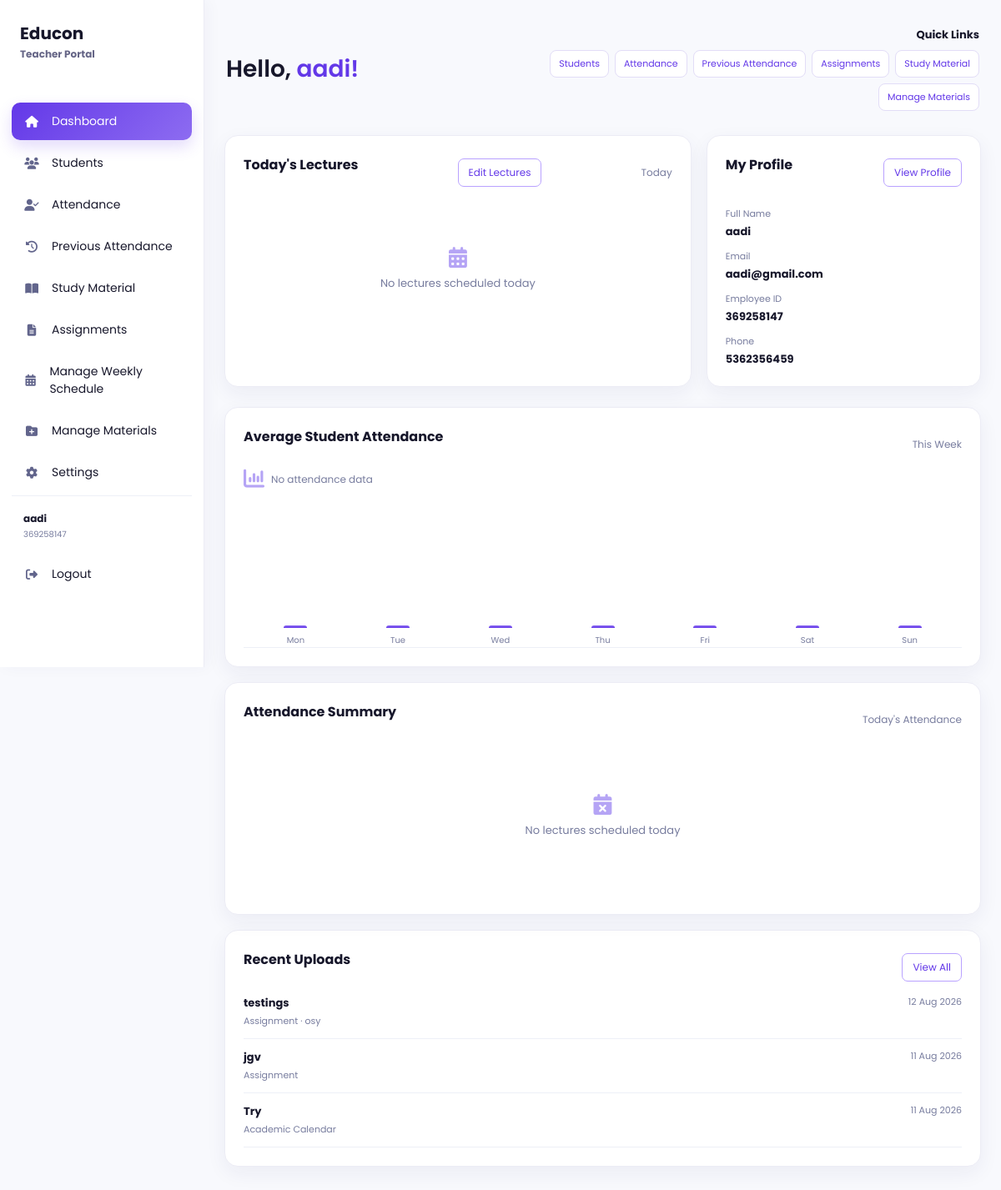
Before: /teacher (signed in) with the older database file.
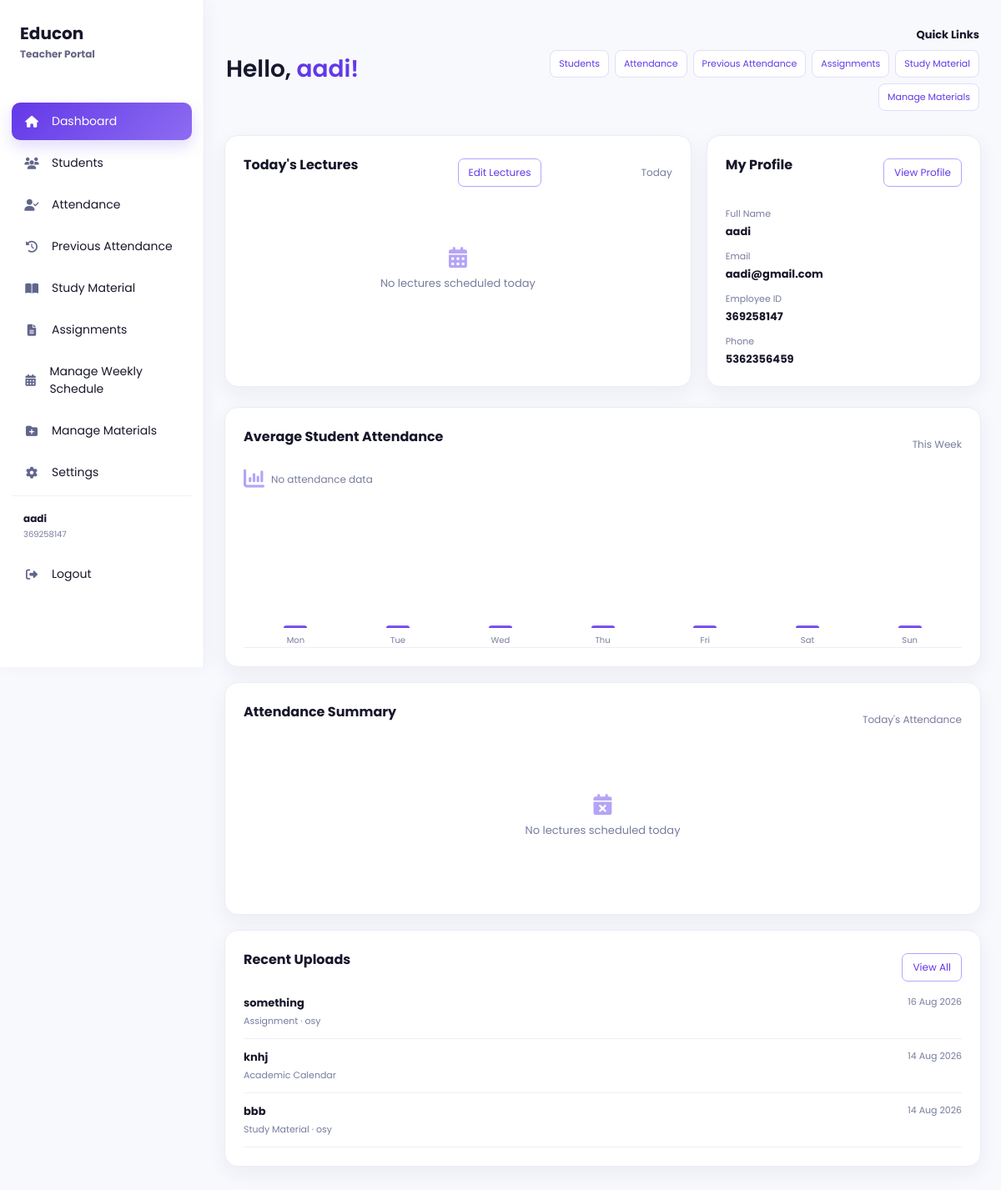
After: the same page with the newer database file.
### models/user.py (models this page shows, shortened)
class User(UserMixin, db.Model):
    __tablename__ = "users"
    id = db.Column(
        db.Integer,
        primary_key=True
    )
    full_name = db.Column(
        db.String(100),
        nullable=False
    )
    enrollment_no = db.Column(
        db.String(50),
        unique=True,
        nullable=True
    )
    employee_id = db.Column(
        db.String(50),
        unique=True,
        nullable=True
    )
    parent_id = db.Column(
        db.String(50),
        unique=True,
        nullable=True
    )
    admin_id = db.Column(
        db.String(50),
        unique=True,
        nullable=True
    )
    email = db.Column(
        db.String(120),
        unique=True,
        nullable=True
    )
    phone = db.Column(
        db.String(20),
        nullable=True
    )
    password = db.Column(
        db.String(200),
        nullable=False
    )
    role = db.Column(
        db.String(20),
        nullable=False
    )
    theme = db.Column(db.String(20), nullable=False, default="light", server_default="light")
    notifications_enabled = db.Column(db.Boolean, nullable=False, default=True, server_default="1")
    accent_color = db.Column(db.String(20), nullable=False, default="purple", server_default="purple")

### models/academic_material.py (models this page shows)
class AcademicMaterial(db.Model):
    __tablename__ = "academic_materials"
    id = db.Column(db.Integer, primary_key=True)
    teacher_user_id = db.Column(
        db.Integer,
        db.ForeignKey("users.id"),
        nullable=False,
        index=True,
    )
    material_type = db.Column(db.String(30), nullable=False, index=True)
    department = db.Column(db.String(50), nullable=False, index=True)
    subject = db.Column(db.String(100), nullable=True, index=True)
    title = db.Column(db.String(150), nullable=False)
    description = db.Column(db.Text, nullable=True)
    original_filename = db.Column(db.String(255), nullable=True)
    stored_filename = db.Column(db.String(255), nullable=True, unique=True)
    uploaded_at = db.Column(db.DateTime, default=datetime.utcnow, nullable=False)
    teacher = db.relationship("User", foreign_keys=[teacher_user_id])

### app.py (the view, shortened to what this page needs)
@app.route("/teacher", methods=["GET", "POST"])
def teacher():
    user, teacher_profile = get_current_teacher_profile()
    if not user:
        flash("Access denied!")
        return redirect(
            url_for("login")
        )
    today = datetime.today()
    assigned_subject_ids = {
        assignment.subject_id
        for assignment in TeacherSubjectAssignment.query.filter_by(
            teacher_user_id=user.id
        ).all()
    }
    today_lectures = WeeklySchedule.query.filter_by(
        student_user_id=user.id,
        teacher=user.full_name,
        day_of_week=today.weekday(),
    ).order_by(WeeklySchedule.start_time).all()
    lecture_keys = {
        (lecture.subject.strip().casefold(), lecture.start_time, lecture.end_time)
        for lecture in today_lectures
        if lecture.subject and lecture.start_time and lecture.end_time
    }
    today_records = Attendance.query.filter_by(
        teacher_user_id=user.id, date=today.date()
    ).all()
    session_records = {}
    for record in today_records:
        subject_name = record.subject.name if record.subject else ""
        key = (subject_name.strip().casefold(), record.start_time, record.end_time)
        if key in lecture_keys:
            session_records.setdefault(key, []).append(record)
    marked_count = len(session_records)
    attendance_percentages = [
        (sum(record.status == "Present" for record in records) / len(records)) * 100
        for records in session_records.values() if records
    ]
    attendance_summary = {
        "today_lectures": len(today_lectures),
        "attendance_marked": marked_count,
        "pending": max(len(today_lectures) - marked_count, 0),
        "average_present": round(sum(attendance_percentages) / len(attendance_percentages)) if attendance_percentages else None,
        "lectures": [
            {
                "subject": lecture.subject,
                "start_time": lecture.start_time,
                "end_time": lecture.end_time,
                "percentage": (
                    round(
                        sum(record.status == "Present" for record in session_records.get(
                            (lecture.subject.strip().casefold(), lecture.start_time, lecture.end_time), []
                        ))
                        / len(session_records.get(
                            (lecture.subject.strip().casefold(), lecture.start_time, lecture.end_time), []
                        )) * 100
                    )
                    if session_records.get((lecture.subject.strip().casefold(), lecture.start_time, lecture.end_time))
                    else None
                ),
            }
            for lecture in today_lectures
        ],
    }
    week_start = today.date() - timedelta(days=today.weekday())
    week_records = Attendance.query.filter(
        Attendance.teacher_user_id == user.id,
        Attendance.subject_id.in_(assigned_subject_ids) if assigned_subject_ids else Attendance.id == -1,
        Attendance.date >= week_start,
        Attendance.date <= today.date(),
    ).order_by(Attendance.id.desc()).all()
    unique_week_records = []
    seen_records = set()
    for record in week_records:
        key = (record.student_user_id, record.subject_id, record.date, record.start_time, record.end_time)
        if key not in seen_records:
            seen_records.add(key)
            unique_week_records.append(record)
    daily_records = {}
    for record in unique_week_records:
        daily_records.setdefault(record.date, []).append(record)
    attendance_analytics = []
    for day_offset in range(7):
        day = week_start + timedelta(days=day_offset)
        records = daily_records.get(day, [])
        attendance_analytics.append({
            "label": day.strftime("%a"),
            "percentage": round(sum(r.status == "Present" for r in records) / len(records) * 100, 1) if records else 0,
        })
    total_week_records = len(unique_week_records)
    week_present = sum(record.status == "Present" for record in unique_week_records)
    average_week_attendance = round(week_present / total_week_records * 100, 1) if total_week_records else None
    return render_template(
        "teacher.html",
        current_user=user,
        teacher_profile=teacher_profile,
        attendance_analytics=attendance_analytics,
        average_week_attendance=average_week_attendance,
        attendance_summary=attendance_summary,
        today_lectures=today_lectures,
        recent_uploads=AcademicMaterial.query.filter_by(
            teacher_user_id=user.id
        ).order_by(AcademicMaterial.uploaded_at.desc()).limit(5).all(),
    )

### app.py (called while the page is built)
@login_manager.user_loader
def load_user(user_id):
    try:
        return db.session.get(User, int(user_id))
    except (TypeError, ValueError):
        return None

@app.before_request
def restore_application_session():
    if current_user.is_authenticated:
        session["user_id"] = current_user.id
        session["role"] = current_user.role

def get_current_teacher_profile():
    user = get_current_user_for_role("Teacher")
    if not user:
        return None, None
    teacher_profile = Teacher.query.filter_by(user_id=user.id).first()
    if not teacher_profile:
        teacher_profile = Teacher(user_id=user.id)
        db.session.add(teacher_profile)
        db.session.commit()
    return user, teacher_profile

def get_current_user_for_role(role):
    if session.get("role") != role or "user_id" not in session:
        return None
    user = db.session.get(User, session["user_id"])
    if not user or user.role != role:
        session.clear()
        return None
    return user

### templates/teacher.html (shortened to what this page needs)
<!DOCTYPE html><html lang="en"><head><link rel="stylesheet" href="{{ url_for('static', filename='css/teacher.css') }}"><link rel="stylesheet" href="{{ url_for('static', filename='css/palette.css') }}"><link rel="stylesheet" href="https://cdnjs.cloudflare.com/ajax/libs/font-awesome/6.6.0/css/all.min.css"></head>
<body class="teacher-dashboard-page theme-{{ current_user.theme or 'light' }} accent-{{ current_user.accent_color or 'purple' }}"><div class="sidebar"><div class="logo"><h2>Educon</h2><small>Teacher Portal</small></div><ul><li class="active" onclick="window.location.href='{{ url_for('teacher') }}'"><i class="fa-solid fa-house"></i><span>Dashboard</span></li><li onclick="window.location.href='{{ url_for('teacher_students') }}'"><i class="fa-solid fa-users"></i><span>Students</span></li><li onclick="window.location.href='{{ url_for('teacher_attendance') }}'"><i class="fa-solid fa-user-check"></i><span>Attendance</span></li><li onclick="window.location.href='{{ url_for('teacher_materials') }}'"><i class="fa-solid fa-book-open"></i><span>Study Material</span></li><li onclick="window.location.href='{{ url_for('teacher_assignments') }}'"><i class="fa-solid fa-file-lines"></i><span>Assignments</span></li><li onclick="window.location.href='{{ url_for('manage_materials') }}'"><i class="fa-solid fa-folder-plus"></i><span>Manage Materials</span></li><li class="sidebar-profile" onclick="window.location.href='{{ url_for('teacher_profile') }}'"><div class="sidebar-profile-details"><strong>{{ current_user.full_name }}</strong><small>{{ current_user.employee_id or 'Employee ID unavailable' }}</small></div></li><li onclick="window.location.href='{{ url_for('logout') }}'"><i class="fa-solid fa-right-from-bracket"></i><span>Logout</span></li></ul></div>
<main class="main"><div class="topbar"><div class="teacher-greeting"><h1>Hello, <span>{{ current_user.full_name }}!</span></h1></div><div class="teacher-quick-links"><strong>Quick Links</strong><div><a href="{{ url_for('teacher_students') }}">Students</a><a href="{{ url_for('teacher_attendance') }}">Attendance</a><a href="{{ url_for('teacher_previous_attendance') }}">Previous Attendance</a><a href="{{ url_for('teacher_assignments') }}">Assignments</a><a href="{{ url_for('teacher_materials') }}">Study Material</a><a href="{{ url_for('manage_materials') }}">Manage Materials</a></div></div></div>
<div class="teacher-top-grid"><section class="box teacher-lectures"><div class="section-heading"><h3>Today's Lectures</h3><span>{{ ['Monday','Tuesday','Wednesday','Thursday','Friday','Saturday','Sunday'][today_lectures[0].day_of_week] if today_lectures else 'Today' }}</span></div>{% if today_lectures %}<div class="teacher-lecture-list">{% for lecture in today_lectures %}<div class="teacher-lecture-item"><strong>{{ lecture.start_time }} – {{ lecture.end_time }}</strong><span>{{ lecture.subject }}</span><small>{{ teacher_profile.department if teacher_profile and teacher_profile.department else 'Department not available' }}{% if lecture.room %} · {{ lecture.room }}{% endif %}</small></div>{% endfor %}</div>{% else %}<div class="teacher-analytics-empty"><i class="fa-solid fa-calendar-days"></i><p>No lectures scheduled today</p></div>{% endif %}</section><section class="box teacher-profile-summary"><div class="section-heading"><h3>My Profile</h3><a class="profile-button" href="{{ url_for('teacher_profile') }}">View Profile</a></div><div class="teacher-profile-summary-details"><div><small>Full Name</small><strong>{{ current_user.full_name }}</strong></div><div><small>Email</small><strong>{{ current_user.email or 'Not available' }}</strong></div><div><small>Department</small><strong>{{ teacher_profile.department if teacher_profile and teacher_profile.department else 'Not available' }}</strong></div><div><small>Employee ID</small><strong>{{ current_user.employee_id or 'Not available' }}</strong></div><div><small>Phone</small><strong>{{ current_user.phone or 'Not available' }}</strong></div></div></section></div>
<section class="box teacher-attendance-chart teacher-attendance-full"><div class="section-heading"><h3>Average Student Attendance</h3><span>This Week</span></div>{% if average_week_attendance is not none %}<div class="teacher-attendance-average-value"><strong>{{ average_week_attendance }}%</strong><small>Average students present</small></div>{% else %}<div class="teacher-analytics-empty teacher-analytics-inline-empty"><i class="fa-solid fa-chart-column"></i><p>No attendance data</p></div>{% endif %}<div class="teacher-chart">{% for point in attendance_analytics %}<div class="teacher-chart-column"><span style="height: {{ point.percentage }}%" title="{{ point.label }}: {{ point.percentage }}%"></span><small>{{ point.label }}</small></div>{% endfor %}</div></section>
<section class="teacher-lower-grid"><div class="box teacher-attendance-summary"><div class="section-heading"><h3>Attendance Summary</h3><span>Today's Attendance</span></div>{% if attendance_summary.lectures %}<div class="teacher-daily-attendance-list">{% for lecture in attendance_summary.lectures %}<div class="teacher-daily-attendance-item"><div><strong>{{ lecture.subject }}</strong><small>{{ lecture.start_time }} - {{ lecture.end_time }}</small></div><strong class="teacher-daily-attendance-percent">{% if lecture.percentage is not none %}{{ lecture.percentage }}%{% else %}Not Marked{% endif %}</strong></div>{% endfor %}</div>{% else %}<div class="teacher-analytics-empty"><i class="fa-solid fa-calendar-xmark"></i><p>No lectures scheduled today</p></div>{% endif %}</div></section>
<section class="box teacher-recent-uploads"><div class="section-heading"><h3>Recent Uploads</h3><a class="profile-button" href="{{ url_for('manage_materials') }}">View All</a></div>{% if recent_uploads %}<div class="teacher-upload-list">{% for material in recent_uploads %}<div class="teacher-upload-item"><div><strong>{{ material.title }}</strong><small>{{ material.material_type }}{% if material.subject %} · {{ material.subject }}{% endif %}</small></div><time>{{ material.uploaded_at.strftime('%d %b %Y') }}</time></div>{% endfor %}</div>{% else %}<div class="teacher-analytics-empty"><i class="fa-solid fa-folder-open"></i><p>No recent uploads</p></div>{% endif %}</section></main><script src="{{ url_for('static', filename='js/teacher.js') }}"></script></body></html>

### static/css/palette.css (style rules this page uses)
:root { --primary: #2563eb; --primary-dark: #1e3a8a; --accent: #6338e8; --surface: #ffffff; --page-background: #f4f7fc; --text: #17172b; --muted-text: #666666; }

Changed rows visible on the page:
removed AcademicMaterial: title "testings", material_type "Assignment", subject "osy", uploaded_at "12 Aug 2026"
removed AcademicMaterial: title "jgv", material_type "Assignment", uploaded_at "11 Aug 2026"
removed AcademicMaterial: title "Try", material_type "Academic Calendar", uploaded_at "11 Aug 2026"
added AcademicMaterial: title "something", material_type "Assignment", subject "osy", uploaded_at "16 Aug 2026"
added AcademicMaterial: title "knhj", material_type "Academic Calendar", uploaded_at "14 Aug 2026"
added AcademicMaterial: title "bbb", material_type "Study Material", subject "osy", uploaded_at "14 Aug 2026"
